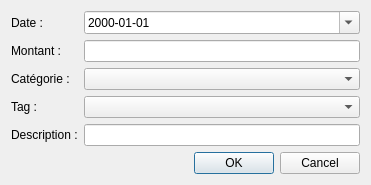
<?xml version="1.0" encoding="UTF-8"?>
<ui version="4.0">
 <class>AddOpDialog</class>
 <widget class="QDialog" name="AddOpDialog">
  <property name="geometry">
   <rect>
    <x>0</x>
    <y>0</y>
    <width>371</width>
    <height>179</height>
   </rect>
  </property>
  <property name="windowTitle">
   <string>Ajouter une opération</string>
  </property>
  <layout class="QVBoxLayout" name="verticalLayout">
   <item>
    <layout class="QFormLayout" name="formLayout">
     <item row="0" column="0">
      <widget class="QLabel" name="qlDate">
       <property name="text">
        <string>Date :</string>
       </property>
      </widget>
     </item>
     <item row="1" column="0">
      <widget class="QLabel" name="qlAmount">
       <property name="text">
        <string>Montant : </string>
       </property>
      </widget>
     </item>
     <item row="2" column="0">
      <widget class="QLabel" name="qlCat">
       <property name="text">
        <string>Catégorie :</string>
       </property>
      </widget>
     </item>
     <item row="4" column="0">
      <widget class="QLabel" name="qlDes">
       <property name="text">
        <string>Description :</string>
       </property>
      </widget>
     </item>
     <item row="1" column="1">
      <widget class="QLineEdit" name="qleAmount"/>
     </item>
     <item row="2" column="1">
      <widget class="QComboBox" name="qcbCat"/>
     </item>
     <item row="4" column="1">
      <widget class="QLineEdit" name="qleDes"/>
     </item>
     <item row="3" column="0">
      <widget class="QLabel" name="qlTag">
       <property name="text">
        <string>Tag :</string>
       </property>
      </widget>
     </item>
     <item row="3" column="1">
      <widget class="QComboBox" name="qcbTag"/>
     </item>
     <item row="0" column="1">
      <widget class="QDateEdit" name="qdeDate">
       <property name="displayFormat">
        <string>yyyy-MM-dd</string>
       </property>
       <property name="calendarPopup">
        <bool>true</bool>
       </property>
      </widget>
     </item>
    </layout>
   </item>
   <item>
    <widget class="QDialogButtonBox" name="buttonBox">
     <property name="orientation">
      <enum>Qt::Horizontal</enum>
     </property>
     <property name="standardButtons">
      <set>QDialogButtonBox::Cancel|QDialogButtonBox::Ok</set>
     </property>
    </widget>
   </item>
  </layout>
 </widget>
 <resources/>
 <connections>
  <connection>
   <sender>buttonBox</sender>
   <signal>accepted()</signal>
   <receiver>AddOpDialog</receiver>
   <slot>accept()</slot>
   <hints>
    <hint type="sourcelabel">
     <x>248</x>
     <y>254</y>
    </hint>
    <hint type="destinationlabel">
     <x>157</x>
     <y>274</y>
    </hint>
   </hints>
  </connection>
  <connection>
   <sender>buttonBox</sender>
   <signal>rejected()</signal>
   <receiver>AddOpDialog</receiver>
   <slot>reject()</slot>
   <hints>
    <hint type="sourcelabel">
     <x>316</x>
     <y>260</y>
    </hint>
    <hint type="destinationlabel">
     <x>286</x>
     <y>274</y>
    </hint>
   </hints>
  </connection>
 </connections>
</ui>
